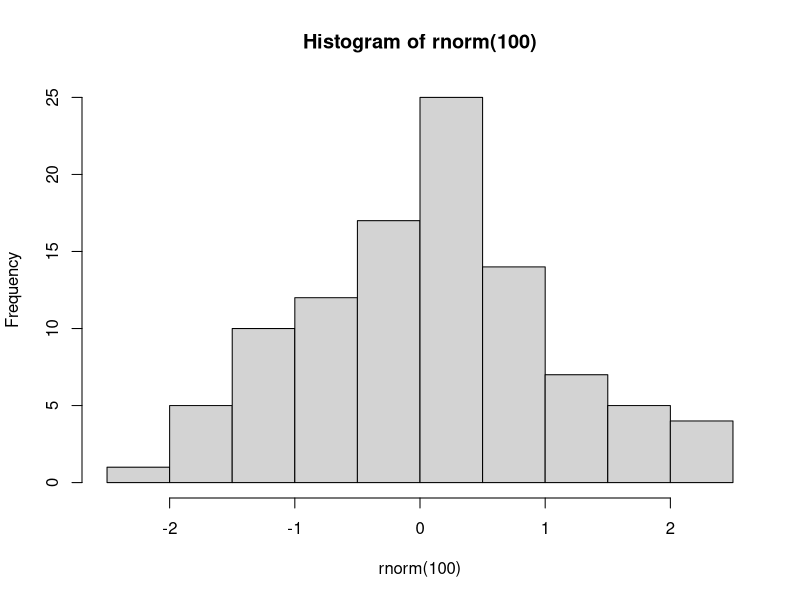

The R source for this figure:
## ---- chunk 1
1 + 3
## ---- chunk 2
hist(rnorm(100))
